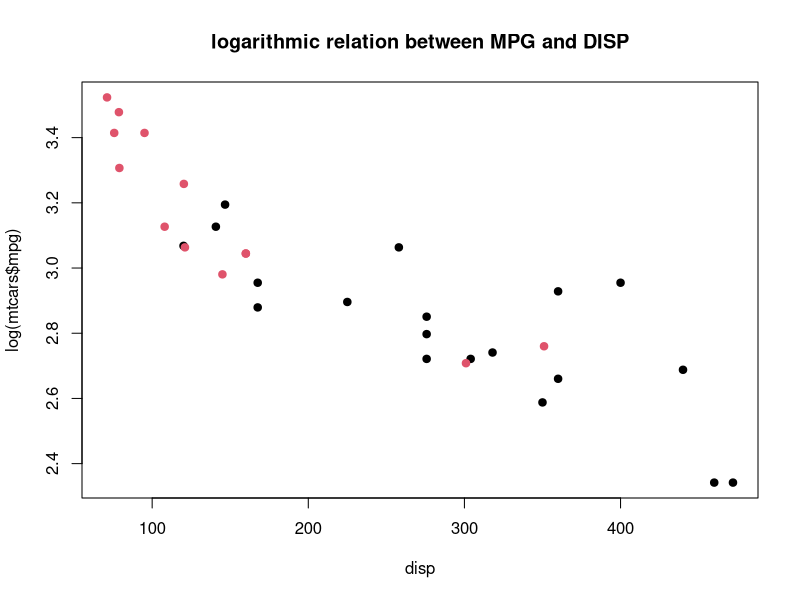
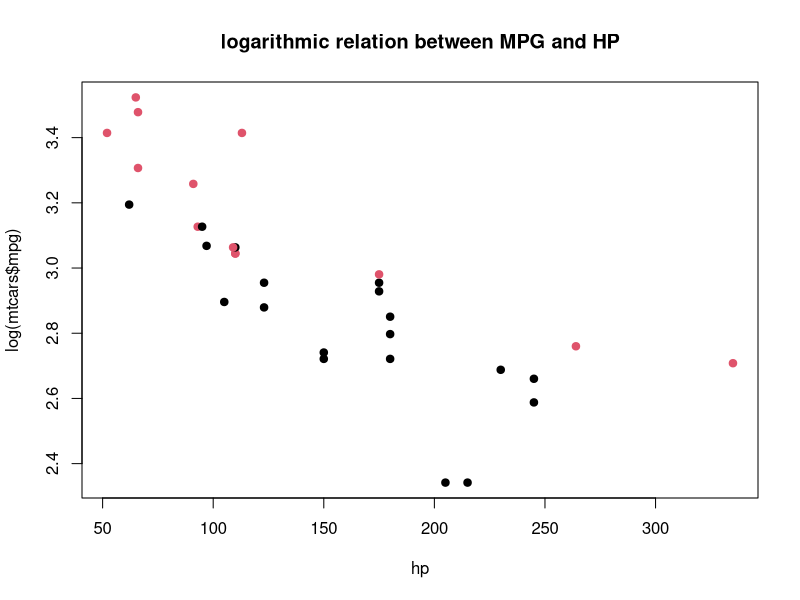
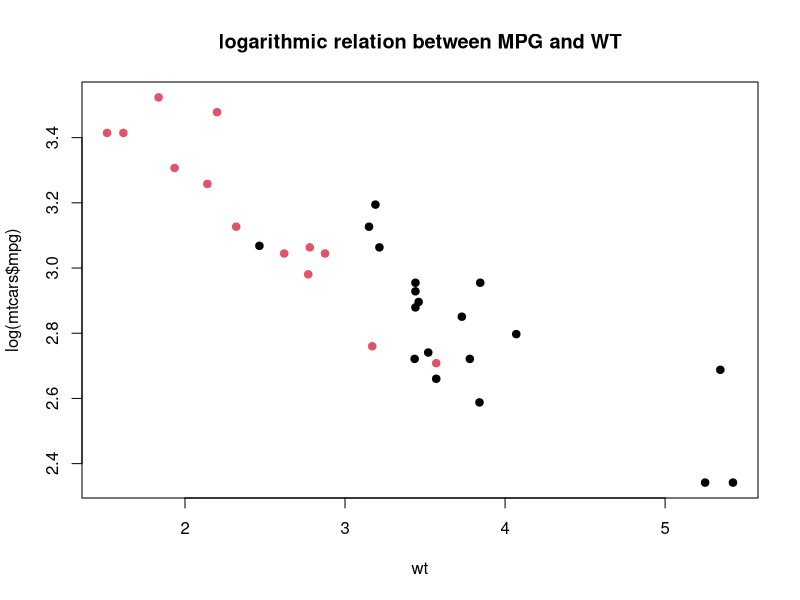
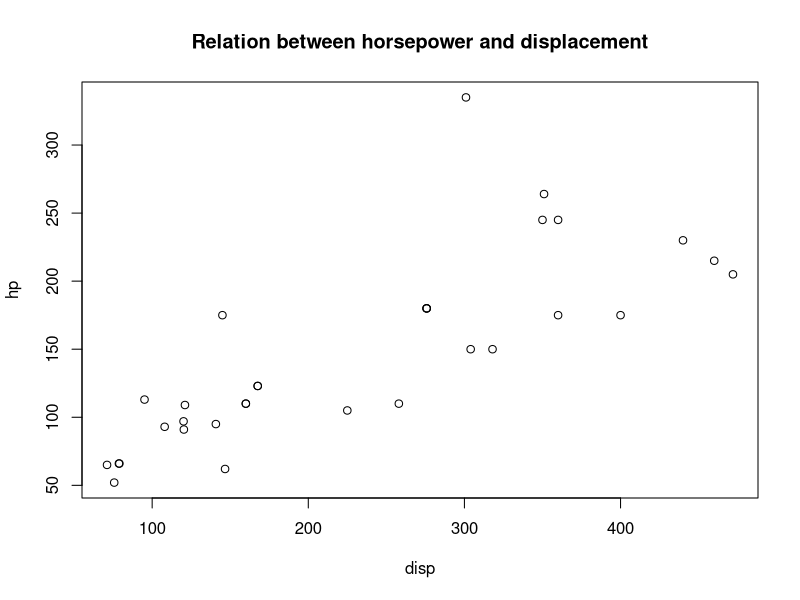
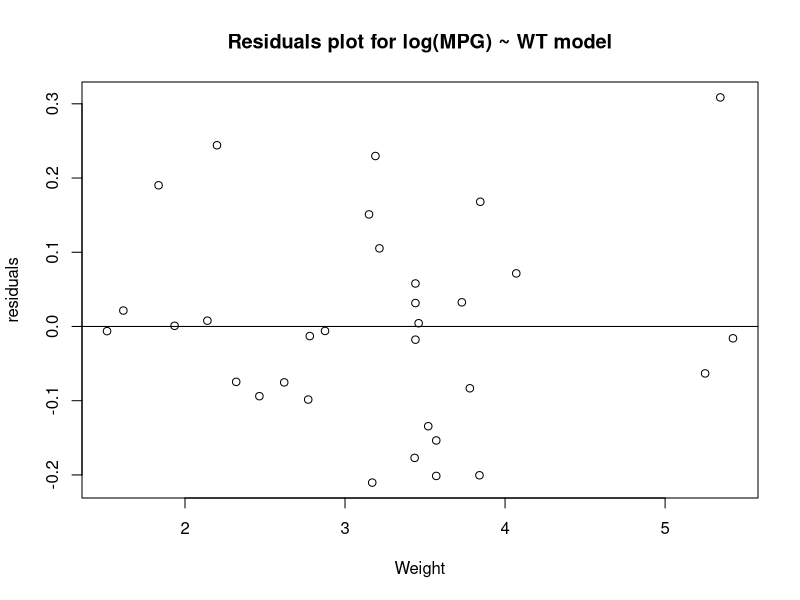
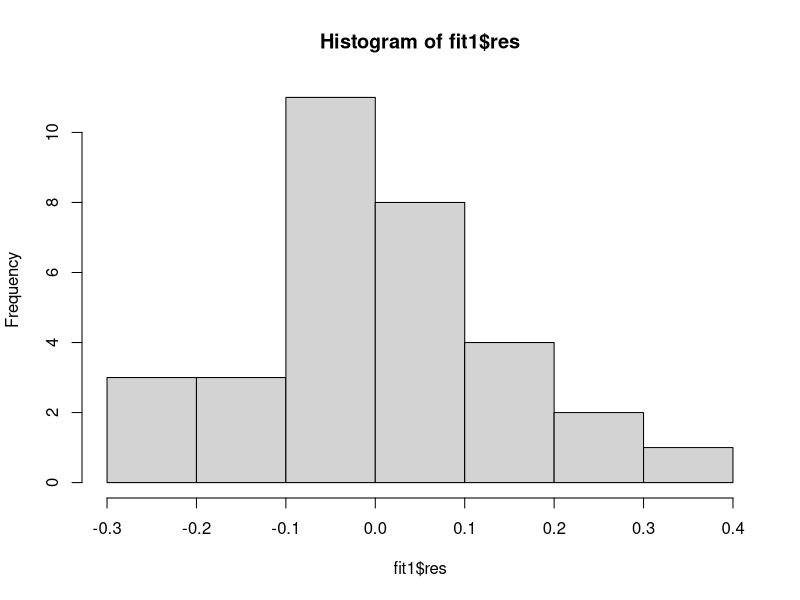
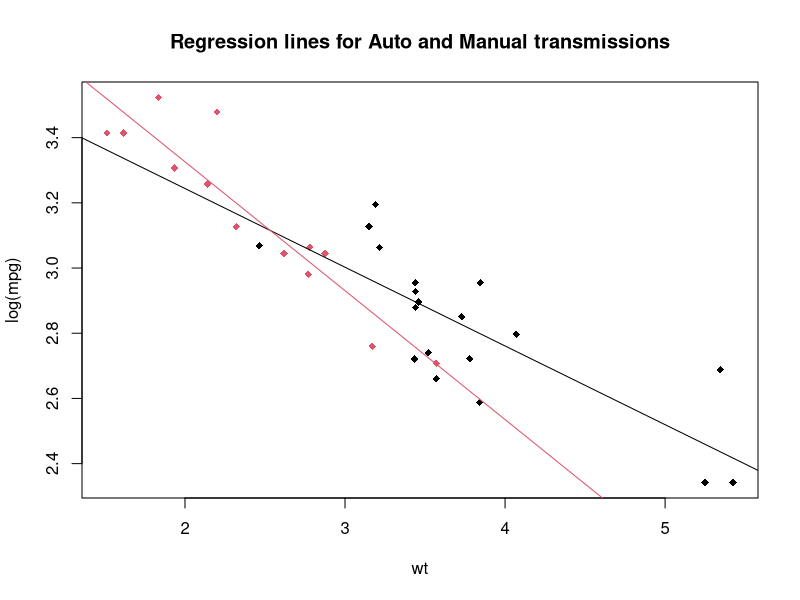
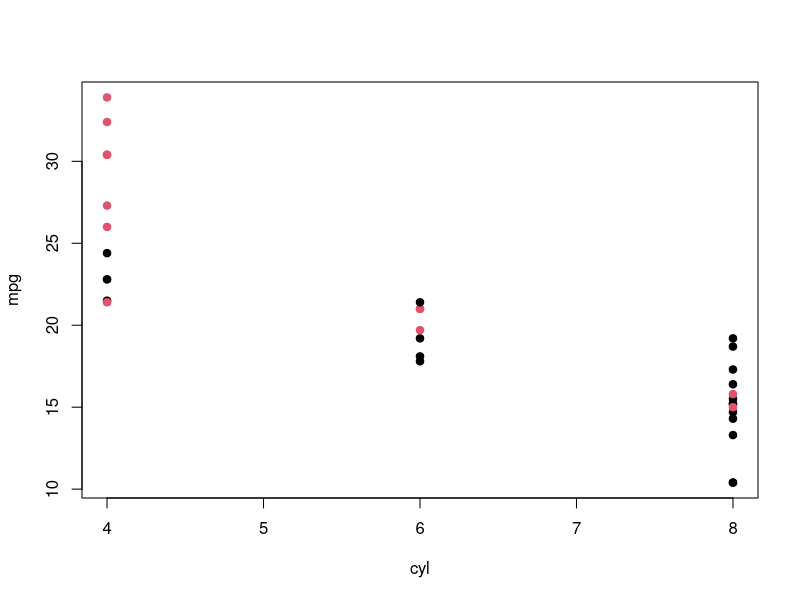

These charts were generated, in order, by the following R code:
## ---- chunk 1
knitr::opts_chunk$set(echo = TRUE)
require(ggplot2)

## ---- chunk 2
str(mtcars)
## ---- chunk 3
for (i in c("disp", "hp", "wt")) {
  plot(
    log(mtcars$mpg) ~ mtcars[, i],
    col = factor(mtcars$am), pch = 19, xlab = i,
    main = paste("logarithmic relation between MPG and", toupper(i), sep = " ")
  )
}
## ---- chunk 4
plot(hp ~ disp, data = mtcars, main = "Relation between horsepower and displacement")
## ---- chunk 5
fit1 <- lm(log(mpg) ~ wt, data = mtcars)
fit2 <- lm(log(mpg) ~ wt + disp, data = mtcars)
fit3 <- lm(log(mpg) ~ wt + disp + hp, data = mtcars)
fit.all <- lm(log(mpg) ~ ., data = mtcars)

anova(fit1, fit2, fit3, fit.all)
## ---- chunk 6
summary(fit1)

plot(
  x = mtcars$wt, y = fit1$res, xlab = "Weight", ylab = "residuals",
  main = "Residuals plot for log(MPG) ~ WT model")
abline(0, 0)
hist(fit1$res)
## ---- chunk 7
fit1   <- lm(log(mpg) ~ wt, data = mtcars)
fit1am <- lm(log(mpg) ~ wt + am, data = mtcars)

anova(fit1, fit1am)
## ---- chunk 8
fitA <- lm(log(mpg) ~ wt, data = subset(mtcars, am == 0))
fitM <- lm(log(mpg) ~ wt, data = subset(mtcars, am == 1))

plot(log(mpg) ~ wt, col = factor(am), data = mtcars, pch = 18,
     main = "Regression lines for Auto and Manual transmissions")
#plot(exp(fitA$fitted.values) ~ subset(mtcars, am == 0)$wt)
abline(fitA, col = 1)
abline(fitM, col = 2)

## ---- chunk 9
mwt <- mean(mtcars$wt)
print(paste("Average weight in lbs", round(mwt, 1)*1000))
deltaA <- sum(c(-1, 1) * exp(predict(fitA, data.frame(wt = c(mwt, mwt + 1)))))
deltaM <- sum(c(-1, 1) * exp(predict(fitM, data.frame(wt = c(mwt, mwt + 1)))))
print(paste("Change in MPG with 1000 lbs gain to Average weight for Manual transmission", round(deltaM, 1), sep = " "))
print(paste("Change in MPG with 1000 lbs gain to Average weight for Automatic transmission", round(deltaA, 1), sep = " "))
## ---- chunk 10
cols <- names(mtcars)
cols <- cols[!cols %in% c("mpg")]
par(mfrow = c(1,1))
# sapply(X = cols, FUN = plotx)
for (x in cols) {
  plot(
    mtcars$mpg ~ mtcars[,x], 
    col = factor(mtcars$am), 
    pch = 19, 
    xlab = x, ylab = "mpg"
  ) 
}

